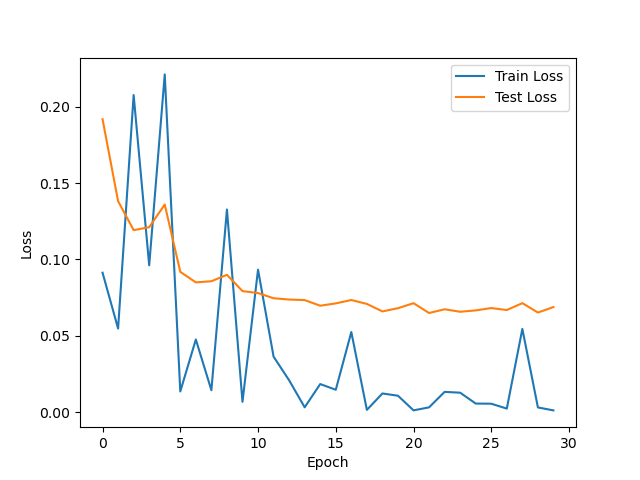

Reproduce this figure in Python.
import torch
from torchvision import datasets, transforms
import matplotlib.pyplot as plt

# Hyperparameters
input_size = 784
hidden_size = 128
output_size = 10
lr = 0.01
epochs = 30
batch_size = 64

# Functions
def sigmoid(x):
    return 1 / (1 + torch.exp(-x))

def sigmoid_prime(x): # derivative of sigmoid
    return sigmoid(x) * (1 - sigmoid(x))

def softmax(x):
    return torch.exp(x) / torch.sum(torch.exp(x), dim=1).view(-1, 1)

def cross_entropy(outputs, labels):
    return -torch.sum(labels * torch.log(outputs))

# Load Data
transform = transforms.Compose([transforms.ToTensor(), transforms.Normalize((0.5,), (0.5,))])
train_dataset = datasets.MNIST('./data', train=True, download=True, transform=transform)
test_dataset = datasets.MNIST('./data', train=False, transform=transform)

train_loader = torch.utils.data.DataLoader(train_dataset, batch_size=batch_size, shuffle=True)
test_loader = torch.utils.data.DataLoader(test_dataset, batch_size=1000)

# Weight and bias initialization
W1 = torch.randn(input_size, hidden_size) * 0.01
b1 = torch.zeros(hidden_size)

W2 = torch.randn(hidden_size, output_size) * 0.01
b2 = torch.zeros(output_size)

train_losses = []
test_losses = []

for epoch in range(1, epochs+1):
    for images, labels in train_loader:
        # Flatten the images
        images = images.view(-1, 784)

        # One-hot encoding of labels
        labels_onehot = torch.zeros(len(labels), 10)
        labels_onehot[torch.arange(len(labels)), labels] = 1
        
        # --- FORWARD PASS ---
        z1 = torch.mm(images, W1) + b1
        a1 = sigmoid(z1)
        z2 = torch.mm(a1, W2) + b2
        outputs = softmax(z2)
        
        loss = cross_entropy(outputs, labels_onehot) / len(labels)
        
        # --- BACKWARD PASS ---
        dz2 = outputs - labels_onehot
        dW2 = torch.mm(a1.t(), dz2)
        db2 = torch.sum(dz2, dim=0)

        da1 = torch.mm(dz2, W2.t())
        dz1 = da1 * sigmoid_prime(z1)
        dW1 = torch.mm(images.t(), dz1)
        db1 = torch.sum(dz1, dim=0)

        # Update weights and biases
        W1 -= lr * dW1
        b1 -= lr * db1
        W2 -= lr * dW2
        b2 -= lr * db2

    # Evaluate on test set
    test_loss = 0
    correct = 0
    with torch.no_grad():
        for images, labels in test_loader:
            images = images.view(-1, 784)
            z1 = torch.mm(images, W1) + b1
            a1 = sigmoid(z1)
            z2 = torch.mm(a1, W2) + b2
            outputs = softmax(z2)
            
            labels_onehot = torch.zeros(len(labels), 10)
            labels_onehot[torch.arange(len(labels)), labels] = 1

            test_loss += cross_entropy(outputs, labels_onehot) / len(labels)
            _, predicted = torch.max(outputs, 1)
            correct += (predicted == labels).sum().item()

    test_losses.append(test_loss / len(test_loader))
    train_losses.append(loss)

    print(f"Epoch {epoch}/{epochs} - Loss: {loss:.4f} - Test Loss: {test_loss/len(test_loader):.4f} - Test Accuracy: {correct/len(test_loader.dataset):.4f}")

plt.plot(train_losses, label='Train Loss')
plt.plot(test_losses, label='Test Loss')
plt.xlabel('Epoch')
plt.ylabel('Loss')
plt.legend()
plt.show()
